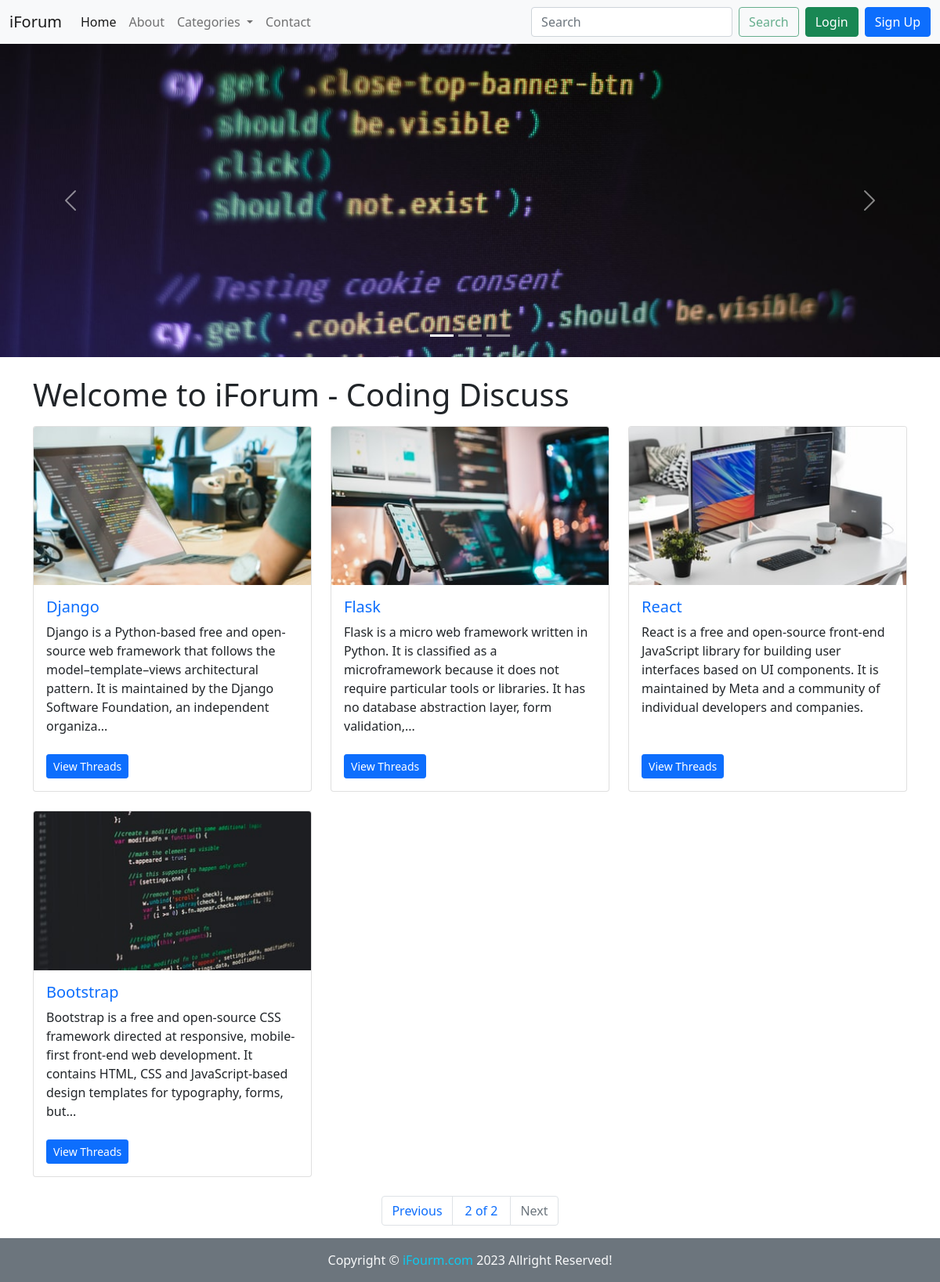
Screenshot of /?page=2 with the database file from the repository.
### tables this page shows
CREATE TABLE `categories` (
  `sno` int(11) NOT NULL,
  `category_id` varchar(255) NOT NULL,
  `category_name` varchar(255) NOT NULL,
  `category_description` text NOT NULL,
  `category_created` datetime NOT NULL DEFAULT current_timestamp()
);

### index.php (the view, shortened to what this page needs)
<!DOCTYPE html>
<html lang="en">
<head>
    <link href="https://cdn.jsdelivr.net/npm/bootstrap@5.1.3/dist/css/bootstrap.min.css" rel="stylesheet">
</head>
<body>
    <?php include "partials/_header.php" ?>
    <div id="carouselExampleIndicators" class="carousel slide" data-bs-ride="carousel">
        <div class="carousel-indicators">
            <button type="button" data-bs-target="#carouselExampleIndicators" data-bs-slide-to="0" class="active" aria-current="true" aria-label="Slide 1"></button>
            <button type="button" data-bs-target="#carouselExampleIndicators" data-bs-slide-to="1" aria-label="Slide 2"></button>
            <button type="button" data-bs-target="#carouselExampleIndicators" data-bs-slide-to="2" aria-label="Slide 3"></button>
        </div>
        <div class="carousel-inner">
            <div class="carousel-item active">
                <img src="img/crousle/1.jpg" class="d-block w-100" alt="...">
            </div>
        </div>
        <button class="carousel-control-prev" type="button" data-bs-target="#carouselExampleIndicators" data-bs-slide="prev">
            <span class="carousel-control-prev-icon" aria-hidden="true"></span>
        </button>
        <button class="carousel-control-next" type="button" data-bs-target="#carouselExampleIndicators" data-bs-slide="next">
            <span class="carousel-control-next-icon" aria-hidden="true"></span>
        </button>
    </div>
    <div class="container">
        <?php include "partials/_dbconnect.php"; ?>
        <h1 class="mb-3 mt-4"><?php echo isset($_GET["search"]) ?  "Search result for " . '<em>"' . $_GET["search"] . '"</em>' :  "Welcome to iForum - Coding Discuss" ?> </h1>
        <div class="row row-cols-1 row-cols-md-2 row-cols-lg-3 g-4 mb-4">
            <?php
            if ($conn) {
                if(isset($_GET["search"])){
                    $searchWord = $_GET["search"];
                    $pageSql = "SELECT sno FROM `categories` WHERE `category_name` LIKE '%$searchWord%' OR `category_description` LIKE '%$searchWord%';";
                }
                else{
                    $pageSql = "SELECT sno FROM `categories`";
                }
                $pageResult = mysqli_query($conn, $pageSql);
                if ($pageResult) {
                    $totalPost = mysqli_num_rows($pageResult);
                    $perPagePost = 6;
                    if (fmod($totalPost, $perPagePost) > 0) {
                        $totalPage = intval(floor($totalPost / $perPagePost)) + 1;
                    } else {
                        $totalPage = intval(floor($totalPost / $perPagePost));
                    }
                    $pageIndex = 1;
                    if (isset($_GET["page"])) {
                        if ($_GET["page"] > 0) {
                            $pageIndex = $_GET["page"];
                        }
                    }
                    if ($pageIndex <= $totalPage && $pageIndex > 0) {
                        if ($pageIndex === 1) {
                            if(isset($_GET["search"])){
                                $searchWord = $_GET["search"];
                                $sql = "SELECT * FROM `categories` WHERE `category_name` LIKE '%$searchWord%' OR `category_description` LIKE '%$searchWord%' LIMIT $perPagePost;";
                            }
                            else{
                                $sql = "SELECT * FROM `categories` LIMIT $perPagePost";
                            }
                        } else {
                            $afterLimit = ($pageIndex - 1) * $perPagePost;
                            if(isset($_GET["search"])){
                                $searchWord = $_GET["search"];
                                $sql = "SELECT * FROM `categories` WHERE `category_name` LIKE '%$searchWord%' OR `category_description` LIKE '%$searchWord%' LIMIT $afterLimit, $perPagePost;";
                            }
                            else{
                                $sql = "SELECT * FROM `categories` LIMIT $afterLimit, $perPagePost";
                            }
                        }
                        $result = mysqli_query($conn, $sql);
                        if ($result) {
                            while ($row = mysqli_fetch_assoc($result)) {
                                $desc = strlen($row["category_description"]) >= 200 ? substr($row["category_description"], 0, 200) . "..." : $row["category_description"];
                                echo '
                                <div class="col">
                                    <div class="card h-100">
                                        <img src="img/category/' . strtolower($row["category_name"]) . '.jpg" class="card-img-top" alt="...">
                                        <div class="card-body d-flex flex-column justify-content-between">
                                            <div>
                                            <h5 class="card-title"><a href="/forum/threadlist.php?' . 'catid=' . $row['category_id'] . '" class="text-decoration-none">' . $row["category_name"] . '</a></h5>
                                            <p class="card-text">' . $desc . '</p></div>
                                            <a href="/forum/threadlist.php?' . 'catid=' . $row['category_id'] . '" class="btn btn-primary btn-sm mt-4 " style="margin-right: auto;">View Threads</a>
                                        </div>
                                    </div>
                                </div>';
                            }
                        }
                    }
                }
            }
            ?>
        </div>
        <?php
        if(isset($totalPage) && isset($pageIndex)){
                if($pageIndex == 1){
                    $previousBtn = "disabled";
                }
                else{
                    $previousBtn = "";
                }
                if($pageIndex == $totalPage){
                    $nextBtn = "disabled";
                }
                else{
                    $nextBtn = "";
                }
                if((stripos($_SERVER['REQUEST_URI'], "?")) > 0){
                    if(isset($_GET["page"])){
                        $pageUrl = preg_replace("/page\=[1-9]+/i", "page=", $_SERVER['REQUEST_URI']);
                    }
                    else{
                        $pageUrl = $_SERVER['REQUEST_URI'] . "&page=";
                    }
                }
                else{
                    $pageUrl = $_SERVER['REQUEST_URI'] . "?page=";
                }
                    echo '<nav aria-label="Page navigation example">
                        <ul class="pagination justify-content-center">
                            <li class="page-item '.$previousBtn.'">
                                <a href="'.$pageUrl.($pageIndex - 1).'" class="page-link">Previous</a>
                            </li>';
                            echo '<li class="page-item"><a class="page-link px-3"> '.$pageIndex.' of '.$totalPage.' </a></li>';
                            echo '<li class="page-item '.$nextBtn.'">
                                <a class="page-link" href="'.$pageUrl.($pageIndex + 1).'">Next</a>
                            </li>
                        </ul>
                    </nav>';
        }
        ?>
    </div>
    <?php include "partials/_footer.php" ?>
</body>
</html>

### rows the page displays
categories: shows a picture, category_name "Django", category_description "Django is a Python-based free and open-source web framework that follows the model–template–views architectural pattern. It is maintained by the Django Software Foundation, an independent organiza..."
categories: shows a picture, category_name "Flask", category_description "Flask is a micro web framework written in Python. It is classified as a microframework because it does not require particular tools or libraries. It has no database abstraction layer, form validation,..."
categories: shows a picture, category_name "React", category_description "React is a free and open-source front-end JavaScript library for building user interfaces based on UI components. It is maintained by Meta and a community of individual developers and companies."
categories: shows a picture, category_name "Bootstrap", category_description "Bootstrap is a free and open-source CSS framework directed at responsive, mobile-first front-end web development. It contains HTML, CSS and JavaScript-based design templates for typography, forms, but..."

### other values shown
$pageIndex "2"
$totalPage "2"
